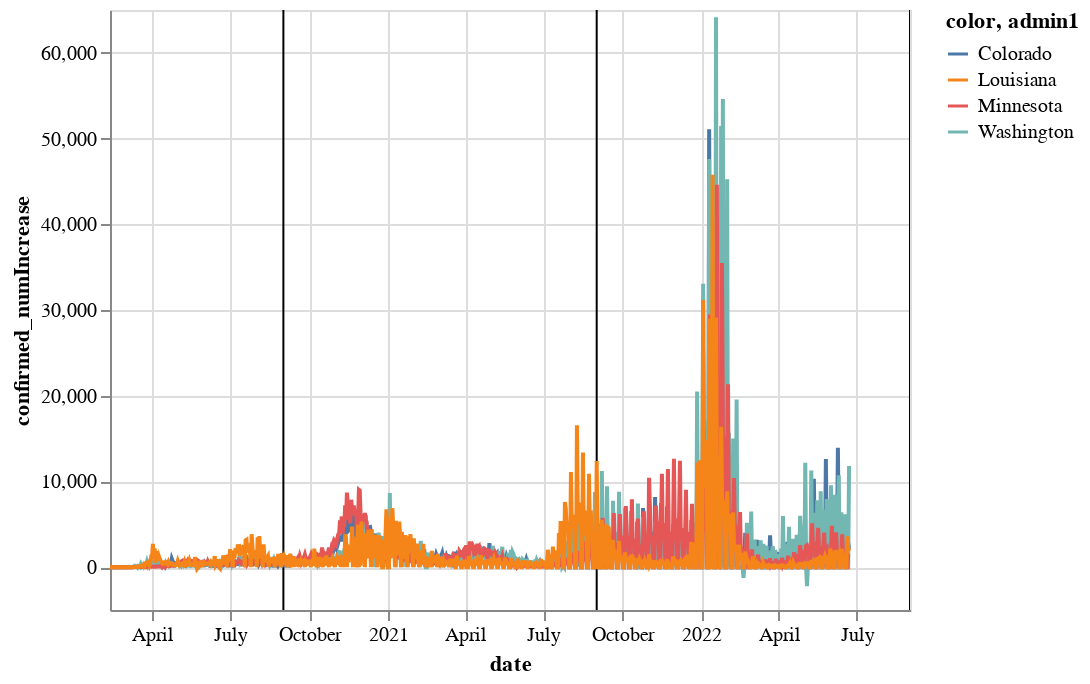

Notebook code for this chart:
### Code cell
(rules + base)

### Figure 1 — Vega-Lite specification as saved in the notebook (floating-point values rounded to 4 significant figures; data arrays with more than 128 entries replaced by an {"elided": "..."} marker saying what was removed)
{"config": {"view": {"continuousWidth": 400, "continuousHeight": 300}}, "layer": [{"data": {"name": "data-7a2d5c5f8bb315f13e04ab9d39782dc7"}, "mark": "rule", "encoding": {"color": {"type": "nominal", "field": "color", "scale": null}, "x": {"type": "temporal", "field": "date"}}}, {"data": {"name": "data-a2cd554f4b1713eb210d38300a83c624"}, "mark": "line", "encoding": {"color": {"type": "nominal", "field": "admin1"}, "x": {"type": "temporal", "field": "date"}, "y": {"type": "quantitative", "field": "confirmed_numIncrease"}}, "selection": {"selector001": {"type": "interval", "bind": "scales", "encodings": ["x", "y"]}}}], "$schema": "https://vega.github.io/schema/vega-lite/v4.8.1.json", "datasets": {"data-7a2d5c5f8bb315f13e04ab9d39782dc7": [{"date": "2022-9-01", "color": "black"}, {"date": "2021-09-01", "color": "black"}, {"date": "2020-09-01", "color": "black"}], "data-a2cd554f4b1713eb210d38300a83c624": {"elided": "3448 records"}}}
